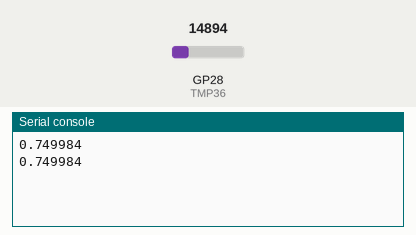
This program was run on a simulated Raspberry Pi Pico running MicroPython. Parts: the last lines printed to the serial console. The test bench sets the inputs (shaded band); at power-on: GP28 (TMP36) = 14894 (analog values on the 0–65535 scale).

Above: at 1.2 s.
1.3 s: GP28 (TMP36) set to 16085
At 2.6 s:
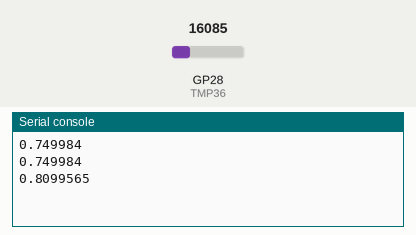
2.8 s: GP28 (TMP36) set to 17128
At 3.8 s:
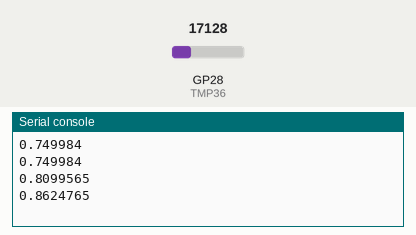
Timing chart, 0 to 5.8 s (numbered marks = the images above; inputs shaded):
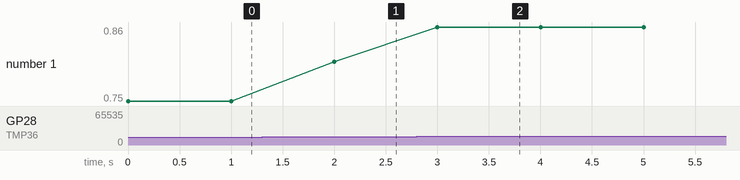

Measured:
- after the input at 1.3 s, the serial console: prints a new line after 0.70 s (image 1)
- after the input at 2.8 s, the serial console: prints a new line after 0.20 s (image 2)
- plotted number 1: 0.75 → 0.81 after the input at 1.3 s, 0.81 → 0.86 after the input at 2.8 s

The program:

9_1_RaspberryPiPico_voltaje.py
```python
"""
MICROPYTHON EN PROYECTOS
Beatriz Padín / Adriana Dapena
Capítulo 9: Cambio climático
---------------------------------------
Se lee el voltaje de salida del sensor TMP36
en la Raspberry Pi Pico.
"""

from machine import Pin, ADC
from time import sleep

# Sensor de temperatura TMP36 conectado al GPIO28
TMP36 = ADC(Pin(28))

while True:
    # Lectura del voltaje en voltios
    lectura = TMP36.read_u16()
    voltaje = lectura*3.3/65535
    print(voltaje)
    sleep(1)
```
